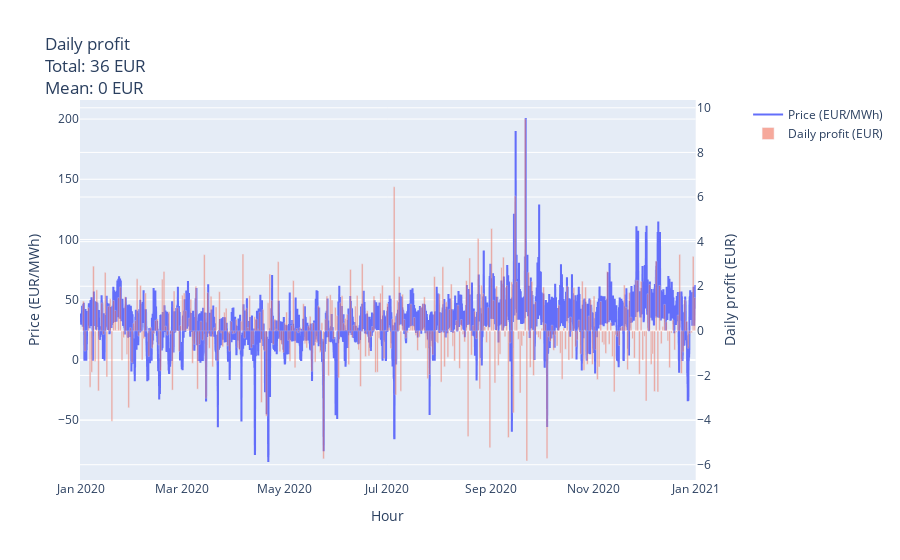

Write notebook code for a chart like this one.
### Code cell
cum_reward, df_optim = train_env.test(model)
display_profit(df_optim)

### Figure 1 — Plotly figure (JSON) as saved in the notebook; plotly's stock layout.template omitted (floating-point values rounded to 4 significant figures; data arrays with more than 128 entries replaced by an {"elided": "..."} marker saying what was removed)
{"data": [{"line": {"shape": "hv"}, "name": "Price (EUR/MWh)", "showlegend": true, "type": "scatter", "x": {"elided": "8783 str values"}, "xaxis": "x", "y": {"elided": "8783 float values"}, "yaxis": "y"}, {"name": "Daily profit (EUR)", "offset": 2, "opacity": 0.5, "showlegend": true, "type": "bar", "x": {"elided": "366 str values"}, "xaxis": "x", "y": {"elided": "366 float values"}, "yaxis": "y2"}], "layout": {"bargap": 0, "title": {"text": "Daily profit<br>Total: 36 EUR<br>Mean: 0 EUR"}, "xaxis": {"anchor": "y", "domain": [0, 0.94], "title": {"text": "Hour"}}, "yaxis": {"anchor": "x", "domain": [0, 1], "title": {"text": "Price (EUR/MWh)"}}, "yaxis2": {"anchor": "x", "overlaying": "y", "side": "right", "title": {"text": "Daily profit (EUR)"}}}}
